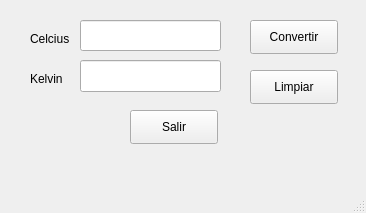
<?xml version="1.0" encoding="UTF-8"?>
<ui version="4.0">
 <class>MainWindow</class>
 <widget class="QMainWindow" name="MainWindow">
  <property name="geometry">
   <rect>
    <x>0</x>
    <y>0</y>
    <width>366</width>
    <height>213</height>
   </rect>
  </property>
  <property name="windowTitle">
   <string>MainWindow</string>
  </property>
  <widget class="QWidget" name="centralwidget">
   <widget class="QLabel" name="lblCelcius">
    <property name="geometry">
     <rect>
      <x>30</x>
      <y>30</y>
      <width>59</width>
      <height>18</height>
     </rect>
    </property>
    <property name="text">
     <string>Celcius</string>
    </property>
   </widget>
   <widget class="QLabel" name="lblKelvin">
    <property name="geometry">
     <rect>
      <x>30</x>
      <y>70</y>
      <width>181</width>
      <height>18</height>
     </rect>
    </property>
    <property name="text">
     <string>Kelvin</string>
    </property>
   </widget>
   <widget class="QPushButton" name="btnConvertir">
    <property name="geometry">
     <rect>
      <x>250</x>
      <y>20</y>
      <width>88</width>
      <height>34</height>
     </rect>
    </property>
    <property name="text">
     <string>Convertir</string>
    </property>
   </widget>
   <widget class="QLineEdit" name="txtCelcius">
    <property name="geometry">
     <rect>
      <x>80</x>
      <y>20</y>
      <width>141</width>
      <height>31</height>
     </rect>
    </property>
   </widget>
   <widget class="QPushButton" name="btnLimpiar">
    <property name="geometry">
     <rect>
      <x>250</x>
      <y>70</y>
      <width>88</width>
      <height>34</height>
     </rect>
    </property>
    <property name="text">
     <string>Limpiar</string>
    </property>
   </widget>
   <widget class="QPushButton" name="btnSalir">
    <property name="geometry">
     <rect>
      <x>130</x>
      <y>110</y>
      <width>88</width>
      <height>34</height>
     </rect>
    </property>
    <property name="text">
     <string>Salir</string>
    </property>
   </widget>
   <widget class="QLineEdit" name="txtKelvin">
    <property name="geometry">
     <rect>
      <x>80</x>
      <y>60</y>
      <width>141</width>
      <height>32</height>
     </rect>
    </property>
   </widget>
  </widget>
  <widget class="QMenuBar" name="menubar">
   <property name="geometry">
    <rect>
     <x>0</x>
     <y>0</y>
     <width>366</width>
     <height>30</height>
    </rect>
   </property>
  </widget>
  <widget class="QStatusBar" name="statusbar"/>
 </widget>
 <resources/>
 <connections/>
</ui>
